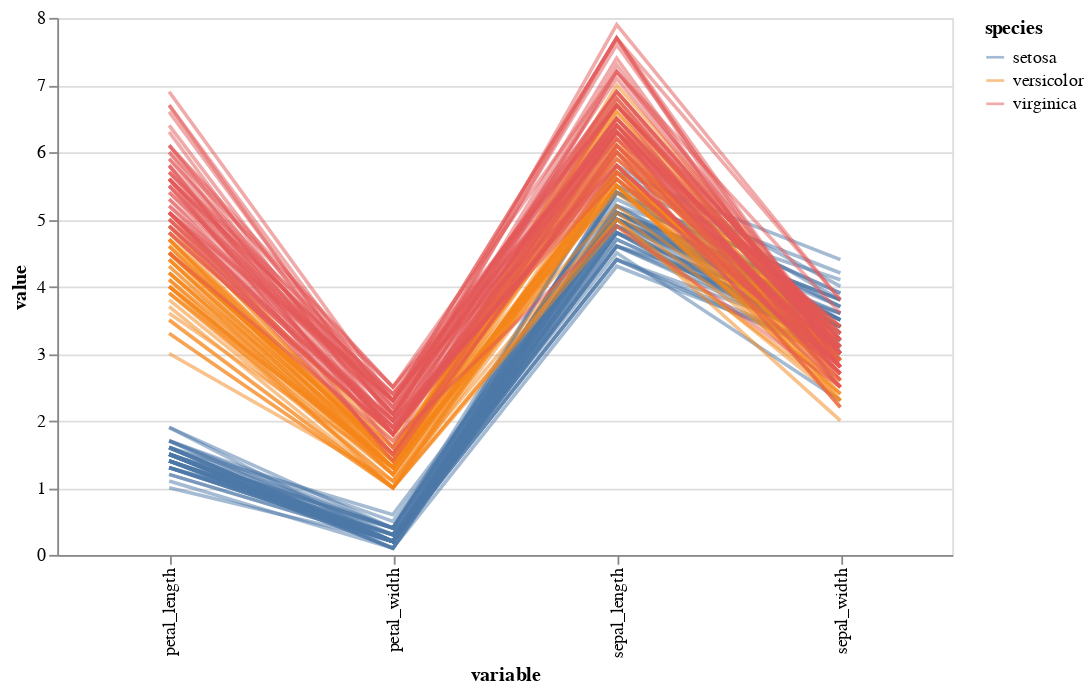

Write notebook code for a chart like this one.
### Markdown cell above
We can also use altair.

### Code cell
iris_transformed = iris.reset_index().melt(['species', 'index'])
alt.Chart(iris_transformed).mark_line().encode(
    x='variable:N',
    y='value:Q',
    color='species:N',
    detail='index:N',
    opacity=alt.value(0.5),
).properties(width=500)

### Figure 1 — Vega-Lite specification as saved in the notebook (floating-point values rounded to 4 significant figures; data arrays with more than 128 entries replaced by an {"elided": "..."} marker saying what was removed)
{"config": {"view": {"continuousWidth": 400, "continuousHeight": 300}}, "data": {"name": "data-5f8171d31a57fd26b7502648be67a3ef"}, "mark": "line", "encoding": {"color": {"field": "species", "type": "nominal"}, "detail": {"field": "index", "type": "nominal"}, "opacity": {"value": 0.5}, "x": {"field": "variable", "type": "nominal"}, "y": {"field": "value", "type": "quantitative"}}, "width": 500, "$schema": "https://vega.github.io/schema/vega-lite/v4.17.0.json", "datasets": {"data-5f8171d31a57fd26b7502648be67a3ef": {"elided": "600 records"}}}
